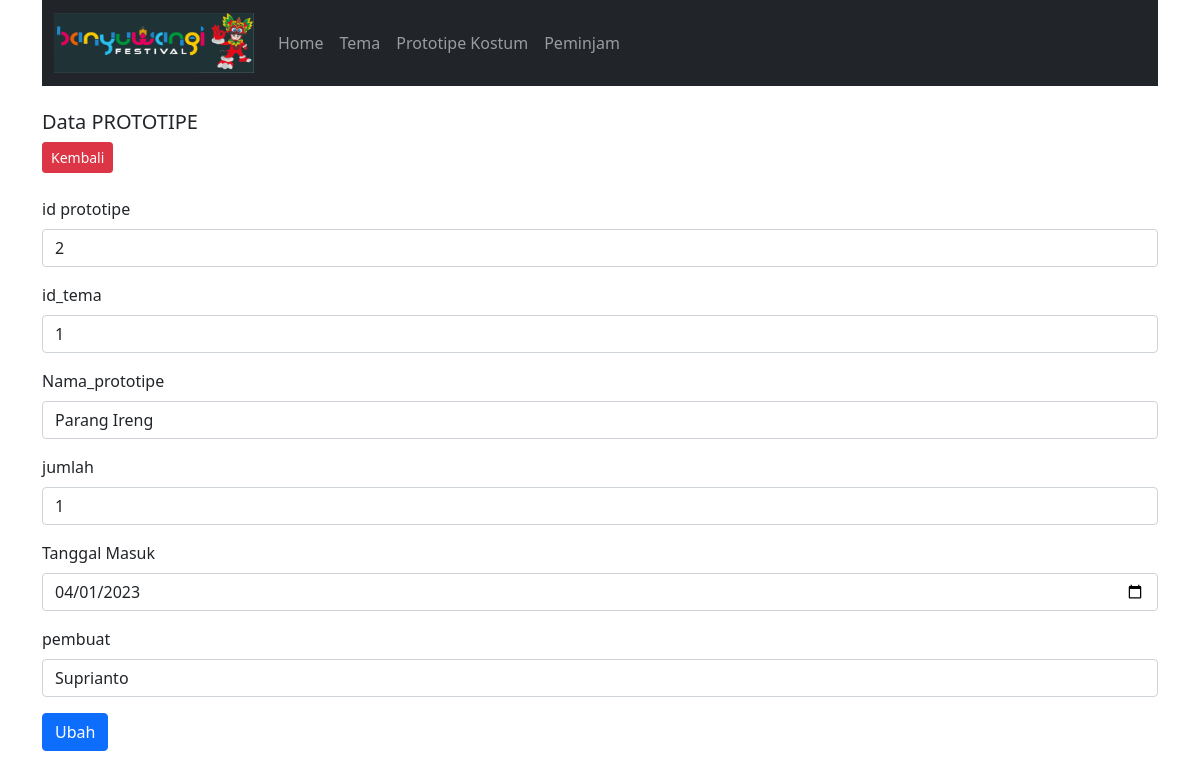
Screenshot of /Si_Inkos/index.php?target=prototipe&act=edit_prototipe&id_prototipe=2 with the database file from the repository.
### tables this page shows
CREATE TABLE `prototipe` (
  `id_prototipe` int(5) NOT NULL,
  `id_tema` int(5) NOT NULL,
  `nama_prototipe` varchar(20) NOT NULL,
  `jumlah` int(3) NOT NULL,
  `tanggal_masuk` date NOT NULL,
  `pembuat` varchar(20) NOT NULL
);

### Si_Inkos/Config/query_builder.php (called while the page is built, shortened)
<?php
class Query_builder implements Query
{
    private $v_db, $v_table, $v_select, $v_join, $v_where, $v_order_by, $v_query, $v_insert, $v_update, $v_delete;
    public function __construct($dataKoneksi)
    {
        $this->v_db = new \mysqli($dataKoneksi['host'], $dataKoneksi['user'], $dataKoneksi['password'], $dataKoneksi['dbname']);
    }
    public function table($table)
    {
        $this->v_table = $table;
        return $this;
    }
    public function where($where)
    {
        if(is_array($where)) {
            $this->v_where = " WHERE ";
            foreach ($where as $key => $value) {
                $this->v_where .= $key . "=" . $value;
                if ($key == array_key_last($where)) {
                    $this->v_where .= "";
                } else {
                    $this->v_where .= " AND";
                }
            }
        } else {
            $this->v_where = "WHERE";
            $this->v_where .= $where;
        }
        return $this;
    }
    public function get()
    {
        $this->v_query = "SELECT ";
        if (!empty($this->v_select)) {
            $this->v_query .= $this->v_select . "";
        } else {
            $this->v_query .= " * ";
        }
        $this->v_query .= " FROM " . $this->v_table . "";
        if (!empty($this->v_where)) {
            $this->v_query .= $this->v_where . "";
        }
        return $this;
    }
    public function rowArray()
    {
        $data = $this->v_db->query($this->v_query);
        $row = $data->fetch_array();
        return $row;
    }
}
?>

### Si_Inkos/Master/prototipe.php (the view, shortened to what this page needs)
<?php
class Prototipe
{
    private $db;
    public function __construct($con)
    {
        $this->db = new Query_builder($con);
    }
    public function edit($id_prototipe)
    {
        $r = $this->db->table('prototipe ')->where(" id_prototipe='$id_prototipe'")->get()->rowArray();
        $res = '<a href="?taget=prototipe" class="btn btn-danger btn-sm">Kembali</a><br><br>';
        $res .= '<form method="post" action="?target=prototipe&act=update_prototipe">
    <input type="hidden" class="form-control" id="param" name="param" value="' . $r['id_prototipe'] . '">
    <div class="mb-3">
        <label for="id_prototipe" class="form-label">id prototipe</label>
        <input type="text" class="form-control" id="id_prototipe" name="id_prototipe" value="' . $r['id_prototipe'] . '">
    </div>
    <div class="mb-3">
        <label for="id_tema" class="form-label">id_tema</label>
        <input type="text" class="form-control" id_tema="id_tema" name="id_tema" value="' . $r['id_tema'] . '">
    </div>
    <div class="mb-3">
        <label for="nama_prototipe" class="form-label">Nama_prototipe</label>
        <input type="text" class="form-control" id="nama_prototipe" name="nama_prototipe" value="' . $r['nama_prototipe'] . '">
    </div>
    <div class="mb-3">
        <label for="jumlah" class="form-label">jumlah</label>
        <input type="text" class="form-control" id="jumlah" name="jumlah" value="' . $r['jumlah'] . '">
    </div>
    <div class="mb-3">
        <label for="tanggal_masuk" class="form-label">Tanggal Masuk</label>
        <input type="date" class="form-control" id="tanggal_masuk" name="tanggal_masuk" value="' . $r['tanggal_masuk'] . '">
    </div>
    <div class="mb-3">
        <label for="pembuat" class="form-label">pembuat</label>
        <input type="text" class="form-control" id="pembuat" name="pembuat" value="' . $r['pembuat'] . '">
    </div>
    </div>
        <button type="submit" class="btn btn-primary">Ubah</button>
    </form> ';
        return $res;
    }
}

### rows the page displays
prototipe: id_prototipe "2", id_tema "1", nama_prototipe "Parang Ireng", jumlah "1", tanggal_masuk "04/01/2023", pembuat "Suprianto"

### other values shown
$r['Text'] "Home"
$r['Text'] "Tema"
$r['Text'] "Prototipe Kostum"
$r['Text'] "Peminjam"
$target "PROTOTIPE"
